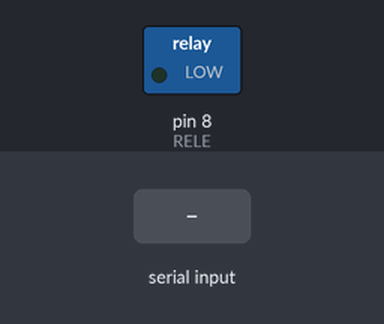
The sketch below on a simulated Arduino Uno, built with avr-gcc and run on an emulated ATmega328P. On the bench: switched loads named in the sketch (green lamp = pin HIGH). The inputs (shaded band) are chosen by the test bench.

Above: at 1.2 s.
1.3 s: "1\n" received over Serial
At 2.1 s:
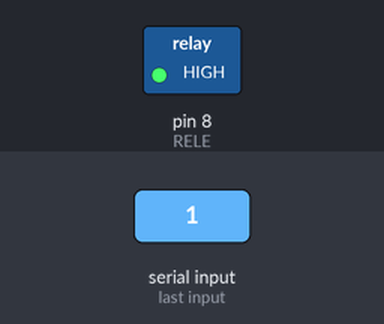
Timing chart, 0 to 4.3 s (numbered marks = the images above; inputs shaded):
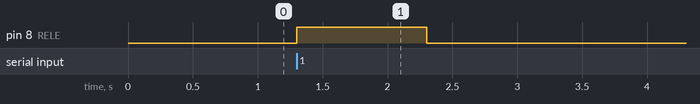

The sketch:

havingfan.ino
```cpp
const int RELE = 8;

void setup() {
  Serial.begin(9600);
  pinMode(RELE, OUTPUT);
}

void loop() {
  int status = 0; // set status to off

  while (Serial.available()>0)
  {
    status = Serial.parseInt();

        if (status==1)
        {
          digitalWrite(RELE, HIGH);
        } else {
          digitalWrite(RELE, LOW);
        }
  }

}
```

Measured:
- after the input at 1.3 s, pin 8 (RELE): LOW → HIGH at once, → LOW 1.0 s later
